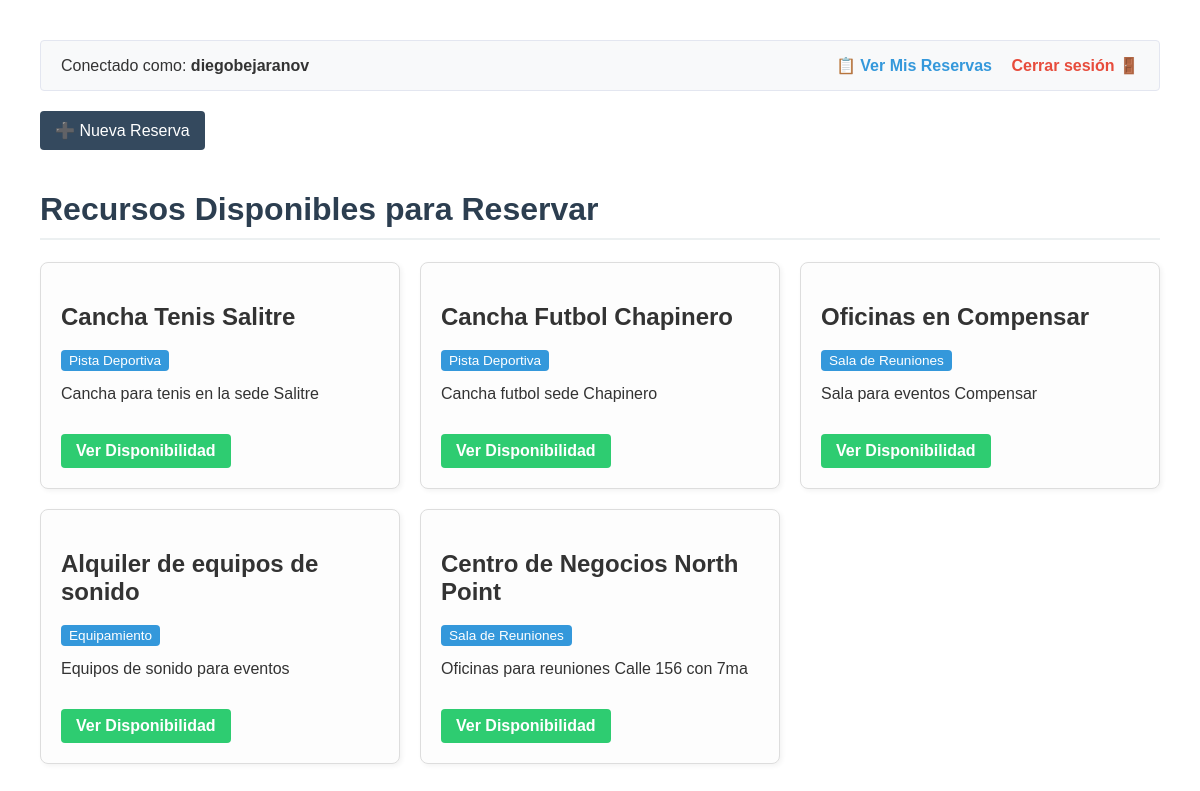
The app's page / (signed in) with its own data.
### reservas/models.py (models this page shows, shortened)
class Resource(models.Model):
    RESOURCE_TYPES = [
        ('SPORT', 'Pista Deportiva'),
        ('ROOM', 'Sala de Reuniones'),
        ('EQUIP', 'Equipamiento'),
    ]
    name = models.CharField(max_length=100, verbose_name="Nombre del recurso")
    resource_type = models.CharField(max_length=10, choices=RESOURCE_TYPES, default='SPORT', verbose_name="Tipo")
    description = models.TextField(blank=True, null=True, verbose_name="Descripción")

### reservas/views.py (the view)
# urls.py: path('', lista_recursos, name='lista_recursos'),
def lista_recursos(request):
    recursos = Resource.objects.all()
    return render(request, 'reservas/lista.html', {'recursos': recursos})

### reservas/templates/reservas/lista.html (shortened to what this page needs)
<!DOCTYPE html>
<html lang="es">
<head>
</head>
<body>
    <div style="background: #f8f9fa; padding: 15px 20px; border-radius: 4px; display: flex; justify-content: space-between; align-items: center; margin-bottom: 20px; border: 1px solid #e3e6f0;">
        {% if user.is_authenticated %}
            <span>Conectado como: <strong>{{ user.username }}</strong></span>
            <div>
                <a href="{% url 'mis_reservas' %}" style="margin-right: 15px; color: #3498db; text-decoration: none; font-weight: bold;">📋 Ver Mis Reservas</a>
                <form action="{% url 'logout' %}" method="POST" style="display: inline;">
                    <button type="submit" style="background: none; border: none; color: #e74c3c; text-decoration: none; cursor: pointer; font-family: inherit; font-size: 1em; padding: 0; font-weight: bold;">
                        Cerrar sesión 🚪
                    </button>
                </form>
            </div>
        {% endif %}
    </div>
    <a href="{% url 'crear_reserva' %}" class="btn-nav">➕ Nueva Reserva</a>
    <h1>Recursos Disponibles para Reservar</h1>
    <div class="grid">
        {% for recurso in recursos %}
            <div class="card">
                <h2>{{ recurso.name }}</h2>
                <span class="badge">{{ recurso.get_resource_type_display }}</span>
                <p>{{ recurso.description|default:"Sin descripción disponible." }}</p>
                <a href="{% url 'detalle_recurso' recurso.id %}" class="btn">Ver Disponibilidad</a>
            </div>
        {% empty %}
            <p>No hay canchas, salas o equipamiento registrados en el sistema todavía.</p>
        {% endfor %}
    </div>
</body>
</html>

### reservas/templates/reservas/lista.html (style rules this page uses)
body { font-family: Arial, sans-serif; margin: 40px; color: #333; }
h1 { color: #2c3e50; border-bottom: 2px solid #ecf0f1; padding-bottom: 10px; }
.grid { display: grid; grid-template-columns: repeat(auto-fill, minmax(280px, 1fr)); gap: 20px; margin-top: 20px; }
.card { border: 1px solid #ddd; padding: 20px; border-radius: 8px; background: #fdfdfd; box-shadow: 2px 2px 5px rgba(0,0,0,0.05); }
.badge { background: #3498db; color: white; padding: 3px 8px; border-radius: 4px; font-size: 0.85em; }
.btn { display: inline-block; margin-top: 15px; padding: 8px 15px; background: #2ecc71; color: white; text-decoration: none; border-radius: 4px; font-weight: bold; }
.btn-nav { background: #34495e; margin-bottom: 20px; display: inline-block; padding: 10px 15px; color: white; text-decoration: none; border-radius: 4px; }

### records on screen
Resource: name "Cancha Tenis Salitre", resource_type "Pista Deportiva", description "Cancha para tenis en la sede Salitre"
Resource: name "Cancha Futbol Chapinero", resource_type "Pista Deportiva", description "Cancha futbol sede Chapinero"
Resource: name "Oficinas en Compensar", resource_type "Sala de Reuniones", description "Sala para eventos Compensar"
Resource: name "Alquiler de equipos de sonido", resource_type "Equipamiento", description "Equipos de sonido para eventos"
Resource: name "Centro de Negocios North Point", resource_type "Sala de Reuniones", description "Oficinas para reuniones Calle 156 con 7ma"

### other values on screen
{{ user.username }} "diegobejaranov"
